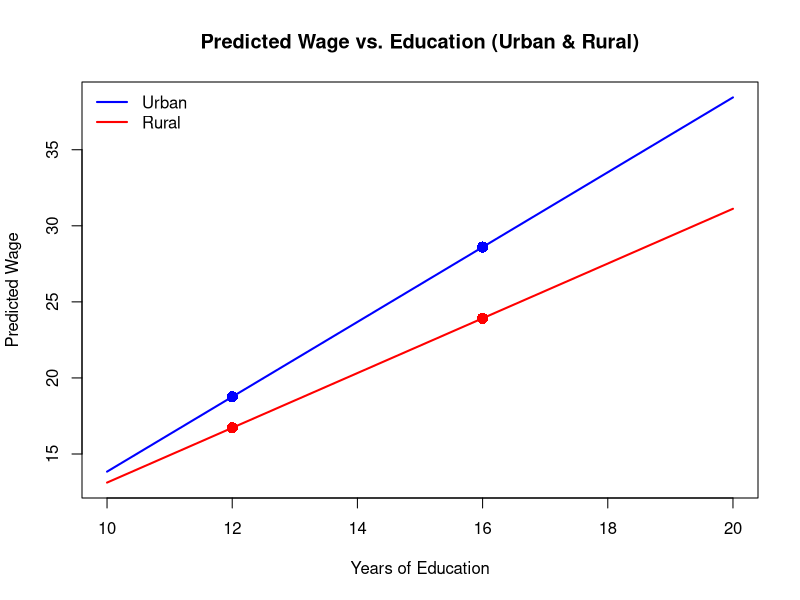

Recreate this plot in R.
###############################################################################
#程式碼說明

#1.參數設定與計算：
#根據題目給定的回歸參數與已知樣本均值，程式計算出：
#(a) 鄉村（Rural）的平均教育年數與工資彈性。
#(b) 都市（Urban）的平均工資、工資彈性及其標準誤。
#(c) 針對 12 與 16 年教育分別預測工資。

# 2.結果摘要表格：
#透過 results_table 資料框整理出各區域的關鍵結果，可直接印出以供檢查。

#3.圖形呈現：
#利用基礎繪圖功能，畫出教育年數（橫軸）與預測工資（縱軸）的關係曲線，分別用藍色 (Urban) 與紅色 (Rural) 表示，並標出教育 12 與 16 年的預測工資點，並加上圖例說明。
##############################

# 清除環境變數
rm(list = ls())

##############################
# 參數設定 (根據題目給定數值)
##############################
# Urban regression parameters:
urban_intercept <- -10.76
urban_beta      <- 2.46
n_urban         <- 986
# Urban given mean EDUC:
urban_mean_EDUC <- 13.68
# For urban, the SE for beta is given as 0.16 and for intercept 2.27 (未來若需要可用)
urban_se_beta   <- 0.16

# Rural regression parameters:
rural_intercept <- -4.88
rural_beta      <- 1.80
n_rural         <- 214
# Given mean wage for rural:
rural_mean_WAGE <- 19.74

##############################
# (a) Rural: Elasticity Calculation
##############################
# 由於迴歸線通過均值點，所以：
# mean_EDUC_rural = (mean_WAGE - rural_intercept) / rural_beta
rural_mean_EDUC <- (rural_mean_WAGE - rural_intercept) / rural_beta
# 計算彈性： elasticity = beta * (mean_EDUC / mean_WAGE)
elasticity_rural <- rural_beta * (rural_mean_EDUC / rural_mean_WAGE)
# 輸出結果 (應約為1.25)
cat("(a) Rural Elasticity Calculation:\n")
cat("Mean EDUC (Rural) =", round(rural_mean_EDUC, 2), "\n")
cat("Elasticity (Rural) =", round(elasticity_rural, 2), "\n\n")

##############################
# (b) Urban: Standard Error of Elasticity
##############################
# 首先計算 Urban 的 mean WAGE:
urban_mean_WAGE <- urban_intercept + urban_beta * urban_mean_EDUC
# Urban elasticity = urban_beta * (urban_mean_EDUC / urban_mean_WAGE)
elasticity_urban <- urban_beta * (urban_mean_EDUC / urban_mean_WAGE)
# 由於均值被視為固定，則 SE(elasticity) = (mean_EDUC / mean_WAGE) * SE(beta)
se_elasticity_urban <- (urban_mean_EDUC / urban_mean_WAGE) * urban_se_beta

cat("(b) Urban Elasticity and its Standard Error:\n")
cat("Mean WAGE (Urban) =", round(urban_mean_WAGE, 2), "\n")
cat("Elasticity (Urban) =", round(elasticity_urban, 2), "\n")
cat("SE(Elasticity, Urban) =", round(se_elasticity_urban, 3), "\n\n")

##############################
# (c) Predicted Wages for 12 and 16 years of EDUC
##############################
# 預測公式： WAGE = intercept + beta * EDUC

# Urban predictions
urban_pred_12 <- urban_intercept + urban_beta * 12
urban_pred_16 <- urban_intercept + urban_beta * 16

# Rural predictions
rural_pred_12 <- rural_intercept + rural_beta * 12
rural_pred_16 <- rural_intercept + rural_beta * 16

cat("(c) Predicted Wages:\n")
cat("Urban: 12 years =", round(urban_pred_12, 2), ", 16 years =", round(urban_pred_16, 2), "\n")
cat("Rural: 12 years =", round(rural_pred_12, 2), ", 16 years =", round(rural_pred_16, 2), "\n\n")

##############################
# 整理結果成表格 (供摘要用)
##############################
results_table <- data.frame(
  Area = c("Urban", "Rural"),
  Mean_EDUC = c(urban_mean_EDUC, round(rural_mean_EDUC, 2)),
  Mean_WAGE = c(round(urban_mean_WAGE,2), rural_mean_WAGE),
  Beta = c(urban_beta, rural_beta),
  Elasticity = c(round(elasticity_urban, 2), round(elasticity_rural, 2)),
  SE_Elasticity = c(round(se_elasticity_urban, 3), NA),
  Pred_12 = c(round(urban_pred_12, 2), round(rural_pred_12, 2)),
  Pred_16 = c(round(urban_pred_16, 2), round(rural_pred_16, 2))
)
print(results_table)

##############################
# 繪製圖表：預測工資 vs. EDUC (Urban 與 Rural)
##############################
# 設定教育年數區間 (例如從10到20)
educ_range <- seq(10, 20, by = 0.1)

# 計算預測工資
urban_wage <- urban_intercept + urban_beta * educ_range
rural_wage <- rural_intercept + rural_beta * educ_range

# 繪圖 (以基礎繪圖為例)
plot(educ_range, urban_wage, type = "l", lwd = 2, col = "blue",
     ylim = range(c(urban_wage, rural_wage)),
     xlab = "Years of Education", ylab = "Predicted Wage",
     main = "Predicted Wage vs. Education (Urban & Rural)")
lines(educ_range, rural_wage, lwd = 2, col = "red")
# 加入在 12 與 16 年的預測點
points(c(12, 16), c(urban_pred_12, urban_pred_16), col = "blue", pch = 16, cex = 1.5)
points(c(12, 16), c(rural_pred_12, rural_pred_16), col = "red", pch = 16, cex = 1.5)
# 加入圖例
legend("topleft", legend = c("Urban", "Rural"),
       col = c("blue", "red"), lwd = 2, bty = "n")
